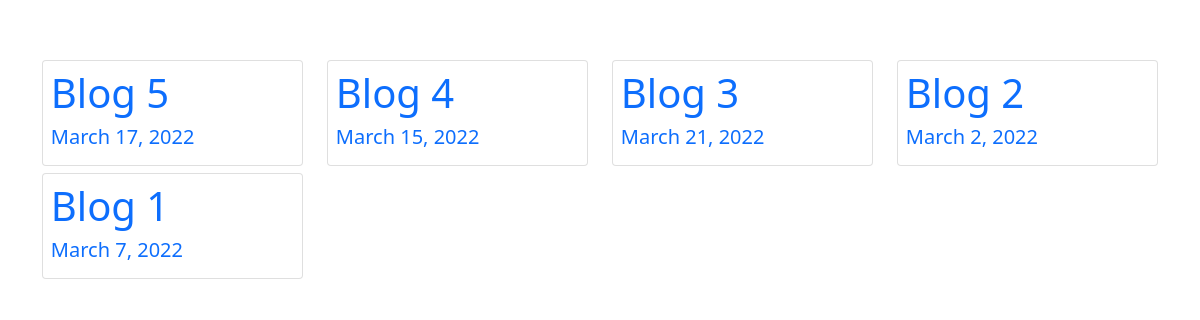
The page / on the database its author committed.
### posts/models.py (models this page shows)
class Post(models.Model):
    title = models.CharField(max_length=100)
    body = models.CharField(max_length=500)
    created_at = models.DateField(default = datetime.now, blank = True)

### posts/views.py (the view)
# urls.py: path('', views.index, name='index'),
def index(request):
    posts = Post.objects.all()
    return render(request, 'index.html', {'posts': posts})

### templates/index.html (shortened to what this page needs)
<!DOCTYPE html>
<html lang="en">
<head>
    <link href="https://cdn.jsdelivr.net/npm/bootstrap@5.1.3/dist/css/bootstrap.min.css" rel="stylesheet">
</head>
<body>
    <div class="myblog">
        <div class="container">
            <div class="row">
                {% for post in posts reversed %}
                <div class="col-lg-3">
                    <div class="card">
                        <a href="/post/{{post.id}}">
                            <h1>{{post.title}}</h1>
                            <h5>{{post.created_at}}</h5>
                        </a>
                    </div>
                </div>
                {% endfor %}
            </div>
        </div>
    </div>
</body>
</html>

### templates/index.html (style rules this page uses)
.myblog { margin-top: 5%; }
a { text-decoration: none; }
.card { padding: 3%; margin-bottom: 3%; }

### rows shown on the page
Post: title "Blog 5", created_at "March 17, 2022"
Post: title "Blog 4", created_at "March 15, 2022"
Post: title "Blog 3", created_at "March 21, 2022"
Post: title "Blog 2", created_at "March 2, 2022"
Post: title "Blog 1", created_at "March 7, 2022"
